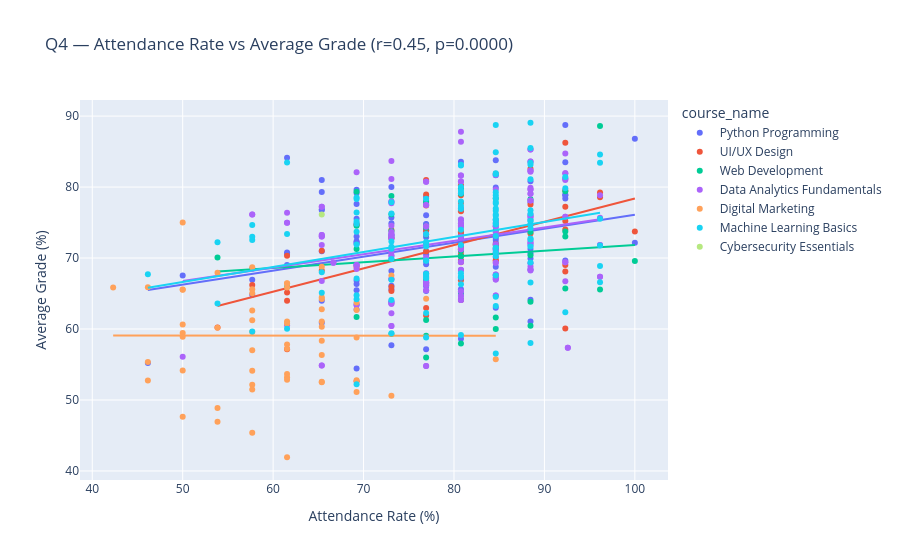

Notebook code for this chart:
### Markdown cell above
### Q4 — Relationship between attendance rate and average grade

### Code cell
from scipy.stats import pearsonr

q4_data = master.dropna(subset=['attendance_rate','avg_grade'])
corr, pval = pearsonr(q4_data['attendance_rate'], q4_data['avg_grade'])

fig = px.scatter(
    q4_data, x='attendance_rate', y='avg_grade',
    color='course_name', trendline='ols',
    title=f'Q4 — Attendance Rate vs Average Grade (r={corr:.2f}, p={pval:.4f})',
    labels={'attendance_rate': 'Attendance Rate (%)', 'avg_grade': 'Average Grade (%)'}
)
fig.show()

print(f'📊 Observation: Pearson r = {corr:.3f} (p = {pval:.4f})')
strength = 'strong' if abs(corr) > 0.6 else ('moderate' if abs(corr) > 0.3 else 'weak')
print(f'There is a {strength} positive correlation between attendance and grades.')
print('Students who attend more tend to score higher, supporting the value of consistent attendance.')
